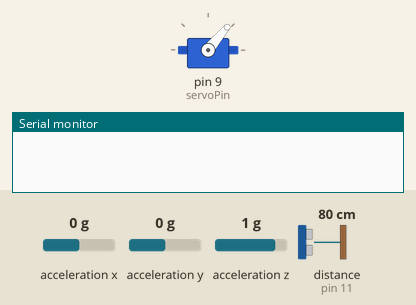
Simulated run of this sketch. Board: Arduino Uno, built with avr-gcc and run on an emulated ATmega328P. On the bench: servo, the last lines printed to the serial monitor. Wiring (inferred from the names in the program): ultrasonic range finder: trigger pin 10; echo pin 11; MPU-6050 motion sensor at I2C address 0x68. The test bench sets the inputs (shaded band); at power-on: distance to the obstacle (sensor on pin 11) 80 cm, acceleration z 1 g, acceleration x 0 g, acceleration y 0 g. The echo pulse lasts 58.3 µs per cm.

Above: at 0.1 s.
At 2.2 s:
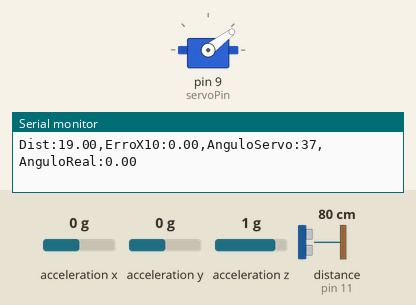
2.3 s: distance to the obstacle (sensor on pin 11) set to 19 cm
5.3 s: distance to the obstacle (sensor on pin 11) set to 17 cm
8.3 s: acceleration z set to -0.1 g
11.3 s: distance to the obstacle (sensor on pin 11) set to 2 cm
14.3 s: distance to the obstacle (sensor on pin 11) set to 18 cm
At 14.7 s:
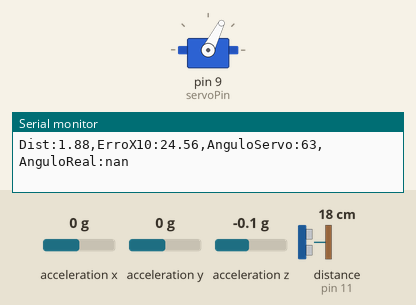
Timing chart, 0 to 16.8 s (numbered marks = the images above; inputs shaded):
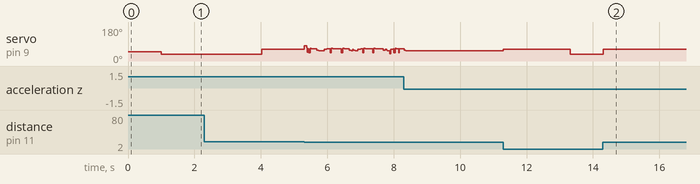

Measured:
- after the input at 14.3 s, servo on pin 9 (servoPin): 37° → 63° at once

The sketch:

main.ino
```cpp
#include <Servo.h>
#include <Wire.h> // Biblioteca nativa do Arduino para o I2C (A4 e A5)

const int trigPin = 10;
const int echoPin = 11;
const int servoPin = 9;

Servo meuServo;

// --- CONFIGURAÇÕES DO MPU-6050 ---
const int MPU_ADDR = 0x68;
int16_t AcX, AcY, AcZ;

// --- CONFIGURAÇÕES FÍSICAS ---
int centroServo = 50;
double setpoint = 19.0;
double distanciaFiltrada = 19.0;
const float alpha = 0.4;

// --- VARIÁVEIS DO CONTROLE PD ---
double Kp = 1.8, Ki = 0.0, Kd = 2.5;
double erro, erroAnterior = 0;
unsigned long tempoAnterior = 0;

int anguloAtual = 50;
int modoResgate = 0;

// --- VARIÁVEIS DE DESATOLAMENTO ---
unsigned long tempoInicioResgate = 0;
unsigned long tempoPresoDireita = 0;
bool presoDireita = false;

void setup() {
  Serial.begin(115200);
  pinMode(trigPin, OUTPUT);
  pinMode(echoPin, INPUT);
  meuServo.attach(servoPin);

  meuServo.write(centroServo);

  // --- INICIALIZAÇÃO DO MPU-6050 ---
  Wire.begin();
  Wire.beginTransmission(MPU_ADDR);
  Wire.write(0x6B); // Registro de gerenciamento de energia
  Wire.write(0);    // Escreve 0 para acordar o sensor
  Wire.endTransmission(true);

  delay(1000);
}

void loop() {
  unsigned long tempoAtual = millis();
  double dt = (double)(tempoAtual - tempoAnterior) / 1000.0;

  if (dt >= 0.02) {
    // --- 1. LEITURA DO MPU-6050 ---
    Wire.beginTransmission(MPU_ADDR);
    Wire.write(0x3B);
    Wire.endTransmission(false);
    Wire.requestFrom(MPU_ADDR, 6, true);

    AcX = Wire.read() << 8 | Wire.read();
    AcY = Wire.read() << 8 | Wire.read();
    AcZ = Wire.read() << 8 | Wire.read();

    // Calcula o ângulo real da bandeja (de -90 a 90 graus)
    float anguloRealBandeja = atan2(AcY, sqrt(AcX * AcX + AcZ * AcZ)) * 180.0 / PI;

    // --- 2. LEITURA DA DISTÂNCIA ---
    double rawDist = lerDistancia();

    // --- 3. MODO CEGO / PAREDE DA ESQUERDA (> 17.5cm) ---
    if (rawDist == 0 || rawDist > 17.5) {

      if (modoResgate == 0) {
        tempoInicioResgate = tempoAtual;
        if (distanciaFiltrada >= 14.0) {
          modoResgate = 1;
        } else {
          modoResgate = 2;
        }
      }

      if (tempoAtual - tempoInicioResgate > 3000) {
        modoResgate = (modoResgate == 1) ? 2 : 1;
        tempoInicioResgate = tempoAtual;
      }

      if (modoResgate == 1) {
        anguloAtual = 37;
      } else {
        anguloAtual = 63;
      }

      meuServo.write(anguloAtual);
      erroAnterior = 0;
      tempoAnterior = tempoAtual;

      // Imprime o log de emergência com o MPU
      imprimirGrafico(distanciaFiltrada, erro, anguloAtual, anguloRealBandeja);
      return;
    }

    modoResgate = 0;
    distanciaFiltrada = (alpha * rawDist) + ((1.0 - alpha) * distanciaFiltrada);

    // --- 4. PAREDE DA DIREITA ANTECIPADA (<= 11 cm) ---
    if (distanciaFiltrada <= 11.0) {

      if (!presoDireita) {
        presoDireita = true;
        tempoPresoDireita = tempoAtual;
      }

      if (tempoAtual - tempoPresoDireita > 2000) {
        anguloAtual = 37;
      } else {
        anguloAtual = 63;
      }

      meuServo.write(anguloAtual);
      erroAnterior = setpoint - distanciaFiltrada;
      tempoAnterior = tempoAtual;

      imprimirGrafico(distanciaFiltrada, erro, anguloAtual, anguloRealBandeja);
      return;
    } else {
      presoDireita = false;
    }

    // --- 5. CÁLCULO DO PID ---
    erro = setpoint - distanciaFiltrada;
    double derivativo = (erro - erroAnterior) / dt;
    double output = (Kp * erro) + (Kd * derivativo);

    int anguloAlvo = centroServo + (int)output;
    anguloAtual = constrain(anguloAlvo, 20, 80);

    meuServo.write(anguloAtual);

    // Imprime o gráfico em funcionamento normal
    imprimirGrafico(distanciaFiltrada, erro, anguloAtual, anguloRealBandeja);

    erroAnterior = erro;
    tempoAnterior = tempoAtual;
  }
}

// --- FUNÇÃO PARA MANTER A PLOTADORA LIMPA ---
void imprimirGrafico(double dist, double err, int angServo, float angReal) {
    Serial.print("Dist:"); Serial.print(dist); Serial.print(",");
    // Multiplicado por 10 para ficar mais visível junto com os ângulos no gráfico
    Serial.print("ErroX10:"); Serial.print(err * 10); Serial.print(",");
    Serial.print("AnguloServo:"); Serial.print(angServo); Serial.print(",");
    Serial.print("AnguloReal:"); Serial.println(angReal);
}

double lerDistancia() {
  digitalWrite(trigPin, LOW);
  delayMicroseconds(2);
  digitalWrite(trigPin, HIGH);
  delayMicroseconds(10);
  digitalWrite(trigPin, LOW);

  long duracao = pulseIn(echoPin, HIGH, 3000);
  if (duracao == 0) return 999.0;
  return (duracao * 0.034 / 2.0);
}
```
